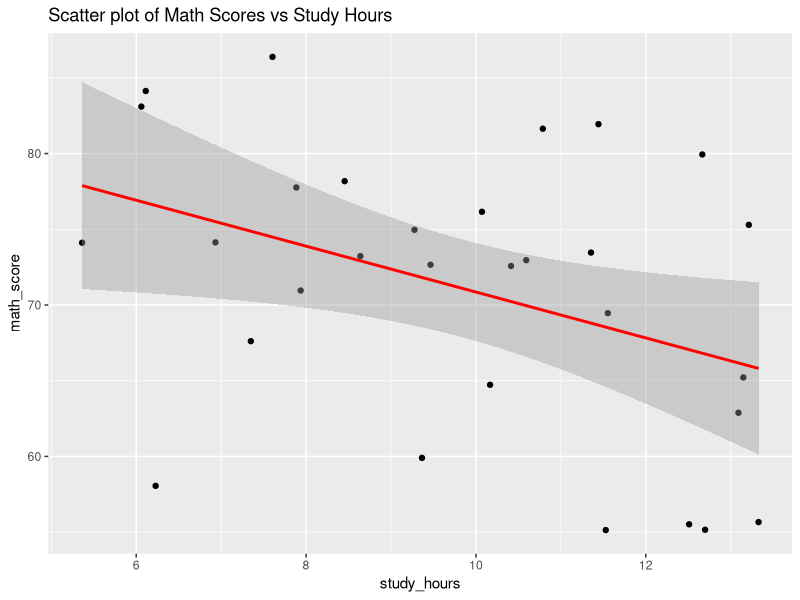

This figure's R source:
## ---- chunk 1

# Loading Packages
library(ggplot2)

## ---- chunk 2

set.seed(12314)  # for reproducibility

# create the data set (this data is purposefully manipulated to yield significant results for the purpose of the tutorial)
data <- data.frame(student_id = 1:30,
                   math_score = rnorm(30, mean = 70, sd = 10),
                   study_hours = rnorm(30, mean = 10, sd = 2))

## ---- chunk 3

str(data)

## ---- chunk 4

model <- lm(math_score ~ study_hours, data = data)

## ---- chunk 5

summary(model)

## ---- chunk 6

ggplot(data, aes(x = study_hours, y = math_score)) +
  geom_point() +
  geom_smooth(method = "lm", color = "red") +
  ggtitle("Scatter plot of Math Scores vs Study Hours")

